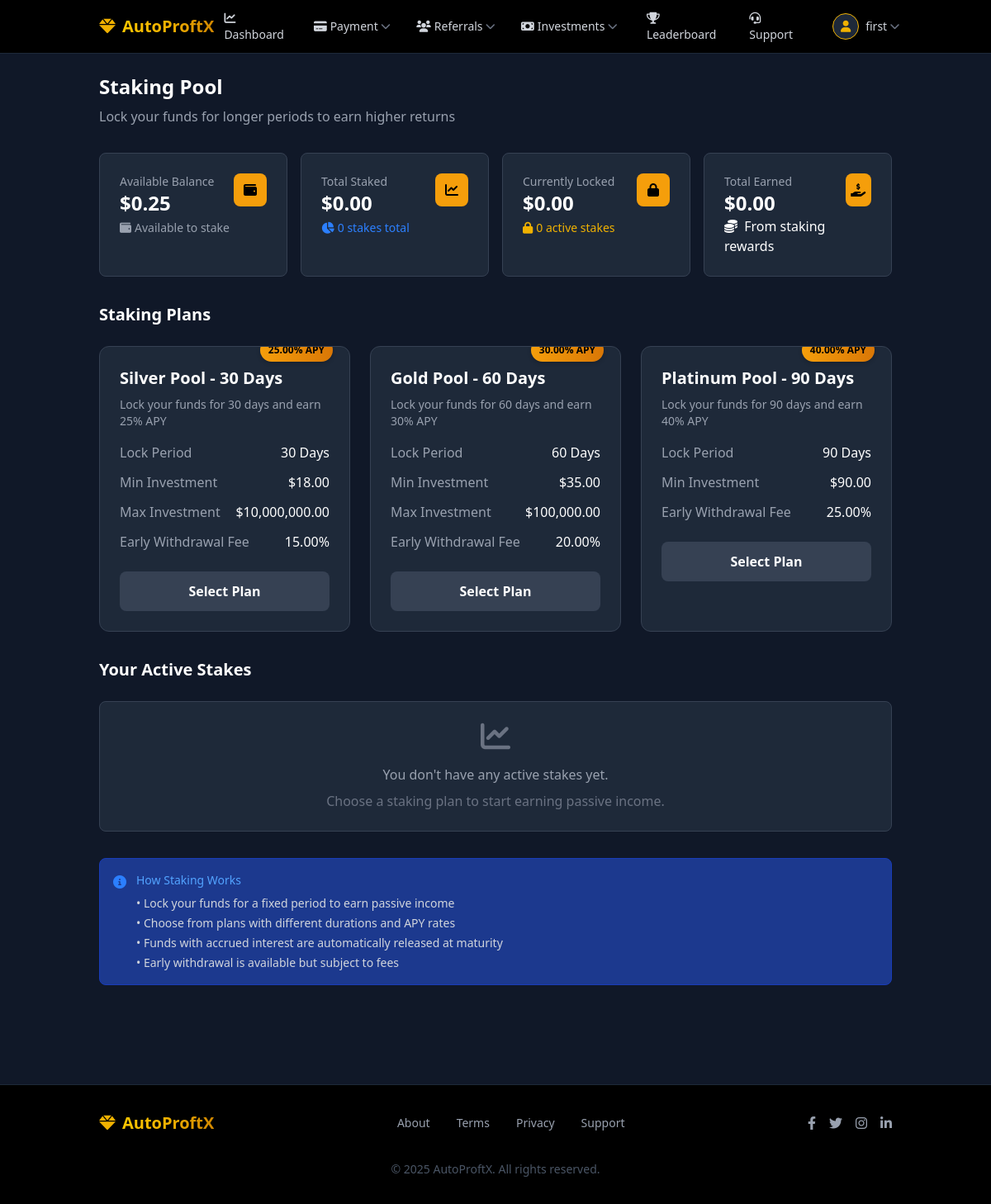
Screenshot of /user/staking.php (signed in) with the database file from the repository.
### tables this page shows
CREATE TABLE IF NOT EXISTS `wallets` (
  `id` int NOT NULL AUTO_INCREMENT,
  `user_id` int NOT NULL,
  `balance` decimal(15,2) DEFAULT '0.00',
  `created_at` timestamp NULL DEFAULT CURRENT_TIMESTAMP,
  `updated_at` timestamp NULL DEFAULT CURRENT_TIMESTAMP ON UPDATE CURRENT_TIMESTAMP,
  PRIMARY KEY (`id`),
  KEY `user_id` (`user_id`)
);

CREATE TABLE IF NOT EXISTS `staking_plans` (
  `id` int NOT NULL AUTO_INCREMENT,
  `name` varchar(100) NOT NULL,
  `description` text,
  `duration_days` int NOT NULL,
  `apy_rate` decimal(5,2) NOT NULL COMMENT 'Annual Percentage Yield',
  `min_amount` decimal(15,2) NOT NULL,
  `max_amount` decimal(15,2) DEFAULT NULL COMMENT 'NULL means no maximum',
  `early_withdrawal_fee` decimal(5,2) NOT NULL DEFAULT '10.00' COMMENT 'Percentage fee for early withdrawal',
  `is_active` tinyint(1) NOT NULL DEFAULT '1',
  `created_at` timestamp NULL DEFAULT CURRENT_TIMESTAMP,
  `updated_at` timestamp NULL DEFAULT CURRENT_TIMESTAMP ON UPDATE CURRENT_TIMESTAMP,
  PRIMARY KEY (`id`)
);

### user/includes/staking-functions.php (called while the page is built, shortened)
<?php
function getActiveStakingPlans()
{
  global $conn;
  $plans = [];
  $query = "SELECT * FROM staking_plans WHERE is_active = 1 ORDER BY duration_days ASC";
  $result = $conn->query($query);
  if ($result && $result->num_rows > 0) {
    while ($row = $result->fetch_assoc()) {
      $plans[] = $row;
    }
  }
  return $plans;
}
function getUserStakingStats($user_id)
{
  global $conn;
  $stats = [
    'total_staked' => 0,
    'active_stakes' => 0,
    'completed_stakes' => 0,
    'total_earned' => 0,
    'current_locked' => 0
  ];
  $query = "SELECT
                COUNT(*) as total_stakes,
                SUM(CASE WHEN status = 'active' THEN 1 ELSE 0 END) as active_count,
                SUM(CASE WHEN status = 'completed' THEN 1 ELSE 0 END) as completed_count,
                SUM(amount) as total_staked,
                SUM(CASE WHEN status = 'active' THEN amount ELSE 0 END) as current_locked,
                SUM(CASE WHEN status = 'completed' THEN (expected_return - amount) ELSE 0 END) as total_earned
              FROM stakes
              WHERE user_id = ?";
  $stmt = $conn->prepare($query);
  $stmt->bind_param("i", $user_id);
  $stmt->execute();
  $result = $stmt->get_result();
  if ($result && $result->num_rows > 0) {
    $data = $result->fetch_assoc();
    $stats['total_staked'] = floatval($data['total_staked'] ?? 0);
    $stats['active_stakes'] = intval($data['active_count'] ?? 0);
    $stats['completed_stakes'] = intval($data['completed_count'] ?? 0);
    $stats['total_earned'] = floatval($data['total_earned'] ?? 0);
    $stats['current_locked'] = floatval($data['current_locked'] ?? 0);
  }
  return $stats;
}

### user/staking.php (the view, shortened to what this page needs)
<?php
include '../config/db.php';
include 'includes/staking-functions.php';
$user_id = $_SESSION['user_id'];
$balance = 0;
$wallet_sql = "SELECT balance FROM wallets WHERE user_id = ?";
$stmt = $conn->prepare($wallet_sql);
$stmt->bind_param("i", $user_id);
$stmt->execute();
$result = $stmt->get_result();
if ($result->num_rows > 0) {
  $wallet_data = $result->fetch_assoc();
  $balance = $wallet_data['balance'];
}
$staking_plans = getActiveStakingPlans();
$active_stakes = getUserActiveStakes($user_id);
$staking_stats = getUserStakingStats($user_id);
?>
<!DOCTYPE html>
<html lang="en">
<head>
  <?php include 'includes/head.php'; ?>
</head>
<body class="bg-gray-900 text-white font-sans min-h-screen flex flex-col">
  <?php include 'includes/navbar.php'; ?>
  <main style="display: none;" id="main-content" class="flex-grow py-6">
    <div class="container mx-auto px-4 sm:px-6 lg:px-8">
      <div class="mb-8">
        <h1 class="text-2xl font-bold">Staking Pool</h1>
        <p class="text-gray-400 mt-2">Lock your funds for longer periods to earn higher returns</p>
      </div>
      <div class="grid grid-cols-1 md:grid-cols-2 lg:grid-cols-4 gap-4 mb-8">
        <div class="bg-gray-800 rounded-lg p-6 border border-gray-700 card-hover">
          <div class="flex justify-between items-start">
            <div>
              <p class="text-gray-400 text-sm">Available Balance</p>
              <h3 class="text-2xl font-bold">$<?php echo number_format($balance, 2); ?></h3>
              <p class="text-gray-400 text-sm flex items-center mt-1">
                <i class="fas fa-wallet mr-1"></i> Available to stake
              </p>
            </div>
            <div class="h-10 w-10 rounded-lg gold-gradient flex items-center justify-center">
              <i class="fas fa-wallet text-black"></i>
            </div>
          </div>
        </div>
        <div class="bg-gray-800 rounded-lg p-6 border border-gray-700 card-hover">
          <div class="flex justify-between items-start">
            <div>
              <p class="text-gray-400 text-sm">Total Staked</p>
              <h3 class="text-2xl font-bold">$<?php echo number_format($staking_stats['total_staked'], 2); ?></h3>
              <p class="text-blue-500 text-sm flex items-center mt-1">
                <i class="fas fa-chart-pie mr-1"></i> <?php echo $staking_stats['active_stakes'] + $staking_stats['completed_stakes']; ?> stakes total
              </p>
            </div>
            <div class="h-10 w-10 rounded-lg gold-gradient flex items-center justify-center">
              <i class="fas fa-chart-line text-black"></i>
            </div>
          </div>
        </div>
        <div class="bg-gray-800 rounded-lg p-6 border border-gray-700 card-hover">
          <div class="flex justify-between items-start">
            <div>
              <p class="text-gray-400 text-sm">Currently Locked</p>
              <h3 class="text-2xl font-bold">$<?php echo number_format($staking_stats['current_locked'], 2); ?></h3>
              <p class="text-yellow-500 text-sm flex items-center mt-1">
                <i class="fas fa-lock mr-1"></i> <?php echo $staking_stats['active_stakes']; ?> active stakes
              </p>
            </div>
            <div class="h-10 w-10 rounded-lg gold-gradient flex items-center justify-center">
              <i class="fas fa-lock text-black"></i>
            </div>
          </div>
        </div>
        <div class="bg-gray-800 rounded-lg p-6 border border-gray-700 card-hover">
          <div class="flex justify-between items-start">
            <div>
              <p class="text-gray-400 text-sm">Total Earned</p>
              <h3 class="text-2xl font-bold">$<?php echo number_format($staking_stats['total_earned'], 2); ?></h3> <i class="fas fa-coins mr-1"></i> From staking rewards
            </div>
            <div class="h-10 w-10 rounded-lg gold-gradient flex items-center justify-center">
              <i class="fas fa-hand-holding-dollar text-black"></i>
            </div>
          </div>
        </div>
      </div>
      <div class="mb-8">
        <h2 class="text-xl font-bold mb-6">Staking Plans</h2>
        <div class="grid grid-cols-1 md:grid-cols-3 gap-6">
          <?php foreach ($staking_plans as $index => $plan): ?>
            <div id="plan-<?php echo $plan['id']; ?>" class="bg-gray-800 rounded-xl p-6 border border-gray-700 plan-card relative overflow-hidden">
              <div class="apy-badge">
                <?php echo number_format($plan['apy_rate'], 2); ?>% APY
              </div>
              <h3 class="text-xl font-bold mb-2"><?php echo htmlspecialchars($plan['name']); ?></h3>
              <p class="text-gray-400 text-sm mb-4"><?php echo htmlspecialchars($plan['description']); ?></p>
              <div class="space-y-3 mb-6">
                <div class="flex justify-between">
                  <span class="text-gray-400">Lock Period</span>
                  <span class="font-medium"><?php echo $plan['duration_days']; ?> Days</span>
                </div>
                <div class="flex justify-between">
                  <span class="text-gray-400">Min Investment</span>
                  <span class="font-medium">$<?php echo number_format($plan['min_amount'], 2); ?></span>
                </div>
                <?php if ($plan['max_amount']): ?>
                  <div class="flex justify-between">
                    <span class="text-gray-400">Max Investment</span>
                    <span class="font-medium">$<?php echo number_format($plan['max_amount'], 2); ?></span>
                  </div>
                <?php endif; ?>
                <div class="flex justify-between">
                  <span class="text-gray-400">Early Withdrawal Fee</span>
                  <span class="font-medium"><?php echo number_format($plan['early_withdrawal_fee'], 2); ?>%</span>
                </div>
              </div>
              <button onclick="selectPlan(<?php echo $plan['id']; ?>, '<?php echo addslashes($plan['name']); ?>', <?php echo $plan['min_amount']; ?>, <?php echo ($plan['max_amount'] ? $plan['max_amount'] : 'null'); ?>, <?php echo $plan['apy_rate']; ?>, <?php echo $plan['duration_days']; ?>)" class="w-full bg-gray-700 hover:bg-gradient-to-r hover:from-yellow-500 hover:to-yellow-600 hover:text-black text-white font-bold py-3 px-4 rounded-lg transition duration-300">
                Select Plan
              </button>
            </div>
          <?php endforeach; ?>
        </div>
      </div>
      <div class="mb-8">
        <div class="flex justify-between items-center mb-6">
          <h2 class="text-xl font-bold">Your Active Stakes</h2>
        </div>
        <?php if (empty($active_stakes)): ?>
          <div class="bg-gray-800 rounded-lg p-6 text-center border border-gray-700">
            <i class="fas fa-chart-line text-4xl text-gray-500 mb-4"></i>
            <p class="text-gray-400">You don't have any active stakes yet.</p>
            <p class="text-gray-500 mt-2">Choose a staking plan to start earning passive income.</p>
          </div>
        <?php endif; ?>
      </div>
      <div class="bg-blue-900 bg-opacity-20 border border-blue-800 rounded-lg p-4 mb-8">
        <div class="flex items-start">
          <div class="flex-shrink-0">
            <i class="fas fa-info-circle text-blue-500 mt-1"></i>
          </div>
          <div class="ml-3">
            <h3 class="text-sm font-medium text-blue-400">How Staking Works</h3>
            <div class="mt-2 text-sm text-gray-300 space-y-1">
              <p>• Lock your funds for a fixed period to earn passive income</p>
              <p>• Choose from plans with different durations and APY rates</p>
              <p>• Funds with accrued interest are automatically released at maturity</p>
              <p>• Early withdrawal is available but subject to fees</p>
            </div>
          </div>
        </div>
      </div>
    </div>
  </main>
  <?php include 'includes/footer.php'; ?>
</body>
</html>

### user/assets/css/style.css (style rules this page uses)
.card-hover { transition: transform 0.3s ease, box-shadow 0.3s ease; }
.gold-gradient { background: linear-gradient(135deg, #f7c52b, #f59e0b); }

### user/staking.php (style rules this page uses)
.plan-card { transition: all 0.3s ease; }
.apy-badge { position: absolute; top: -10px; right: 20px; padding: 5px 10px; border-radius: 20px; font-size: 12px; font-weight: bold; background: linear-gradient(to right, #F59E0B, #D97706); color: black; box-shadow: 0 2px 5px rgba(0, 0, 0, 0.2); }

### user/includes/mobile-bar.php (style rules this page uses)
.gold-gradient { background: linear-gradient(45deg, #f59e0b, #f59e0b); }
body { padding-bottom: 4rem; }
@media (min-width: 768px) { body { padding-bottom: 0; } }

### rows the page displays
wallets: balance "0.25"
staking_plans: apy_rate "25.00", name "Silver Pool - 30 Days", description "Lock your funds for 30 days and earn 25% APY", duration_days "30", min_amount "18.00", max_amount "10,000,000.00", early_withdrawal_fee "15.00"
staking_plans: apy_rate "30.00", name "Gold Pool - 60 Days", description "Lock your funds for 60 days and earn 30% APY", duration_days "60", min_amount "35.00", max_amount "100,000.00", early_withdrawal_fee "20.00"
staking_plans: apy_rate "40.00", name "Platinum Pool - 90 Days", description "Lock your funds for 90 days and earn 40% APY", duration_days "90", min_amount "90.00", early_withdrawal_fee "25.00"

### other values shown
$_SESSION['full_name'] "first"
$staking_stats['total_staked'] "0.00"
$staking_stats['active_stakes'] + $staking_stats['completed_stakes'] "0"
$staking_stats['current_locked'] "0.00"
$staking_stats['active_stakes'] "0"
$staking_stats['total_earned'] "0.00"
